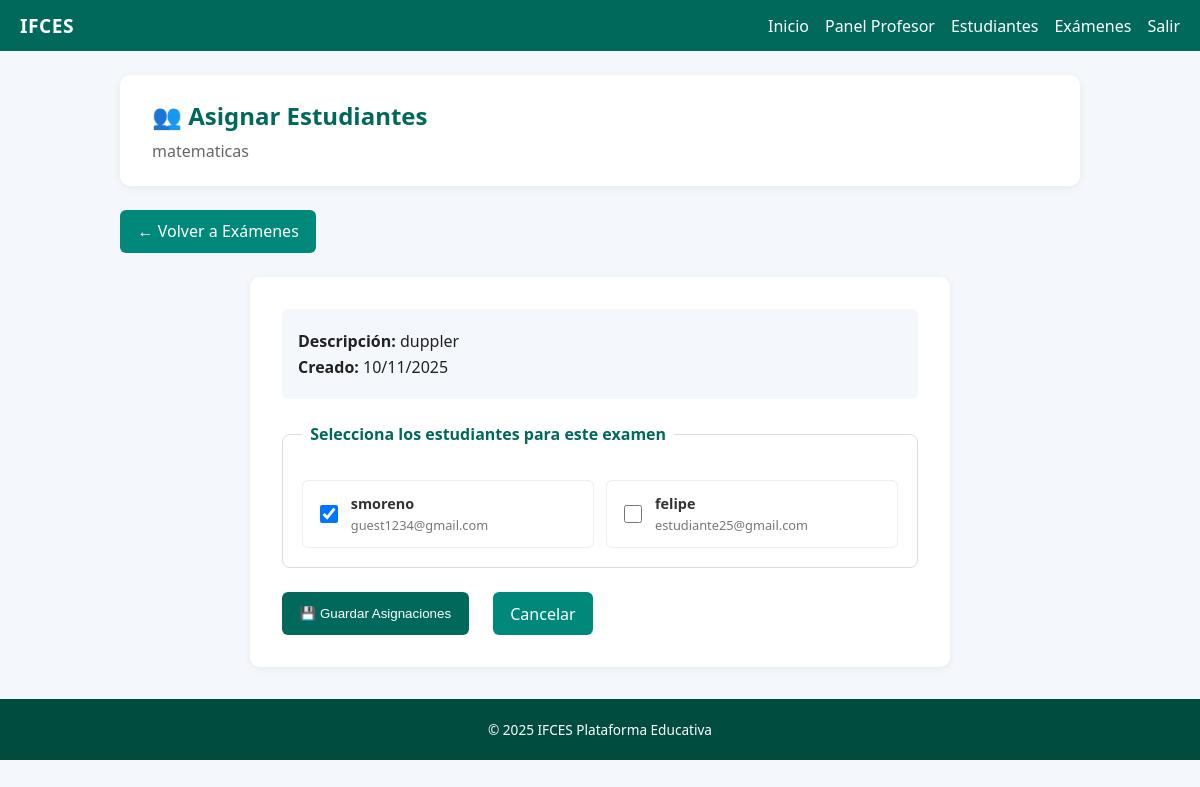
Page /profesor/examen/1/asignar (signed in) on the earlier database version.
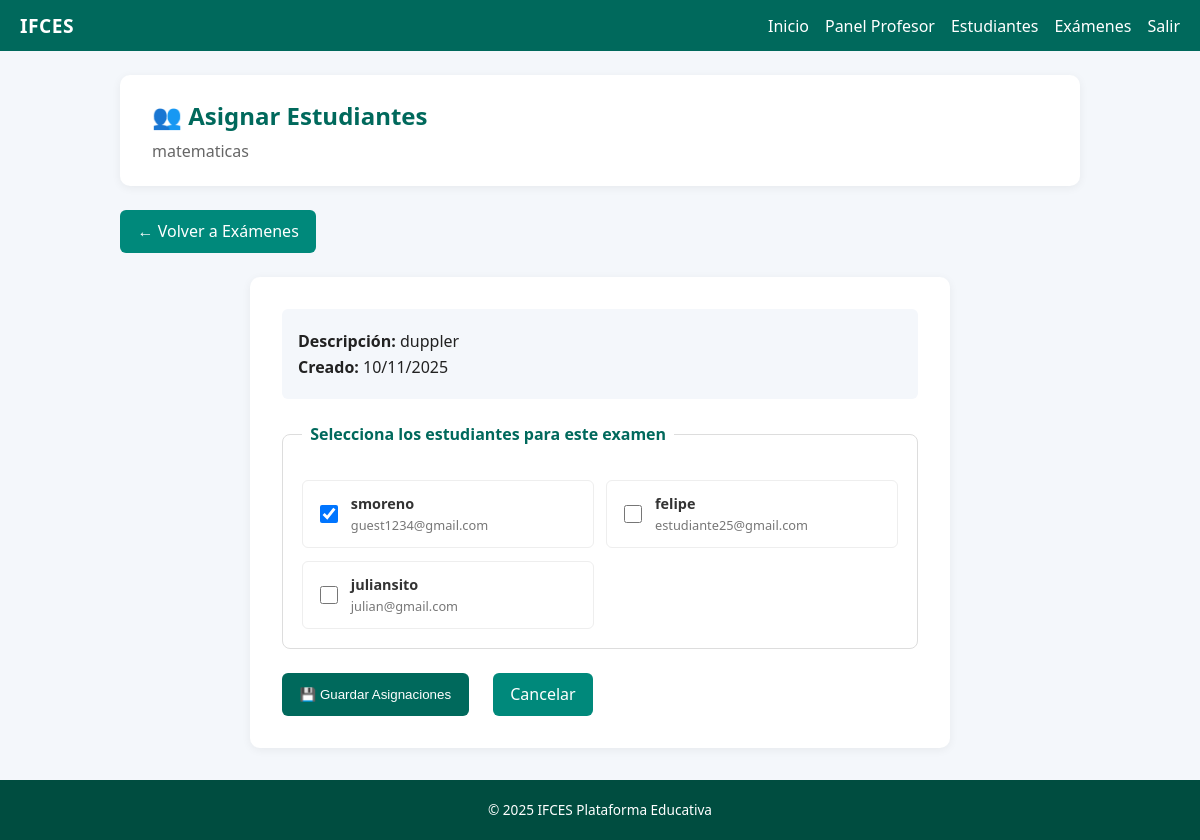
Same page on the later database version.
### app/models.py (models this page shows, shortened)
class User(UserMixin, db.Model):
    __tablename__ = "users"
    id = db.Column(db.Integer, primary_key=True)
    username = db.Column(db.String(50), unique=True, nullable=False)
    email = db.Column(db.String(120), unique=True, nullable=False, index=True)
    password_hash = db.Column(db.String(255), nullable=False)
    role = db.Column(db.String(20), nullable=False, default="estudiante")
    is_active = db.Column(db.Boolean, default=True, nullable=False)
    created_at = db.Column(db.DateTime, default=datetime.utcnow)
    examenes_creados = db.relationship('Examen', backref='profesor', lazy=True, foreign_keys='Examen.profesor_id')
    examenes_asignados = db.relationship('Examen', secondary=estudiante_examen, backref=db.backref('estudiantes', lazy='dynamic'))

### app/profesor/__init__.py (the view, shortened to what this page needs)
@profesor_bp.route("/examen/<int:id>/asignar", methods=["GET", "POST"])
@login_required
@role_required("profesor")
def asignar_examen(id):
    examen = Examen.query.get_or_404(id)
    if examen.profesor_id != current_user.id:
        flash("No tienes permiso para gestionar este examen", "danger")
        return redirect(url_for("profesor.lista_examenes"))
    estudiantes = User.query.filter_by(role="estudiante", is_active=True).all()
    asignados_ids = [e.id for e in examen.estudiantes.all()]
    return render_template("profesor/asignar_examen.html",
                         examen=examen,
                         estudiantes=estudiantes,
                         asignados_ids=asignados_ids)

### app/models.py (called while the page is built)
@login_manager.user_loader
def load_user(user_id):  # pragma: no cover
    return User.query.get(int(user_id))

### app/templates/profesor/asignar_examen.html (shortened to what this page needs)
{% extends 'layout.html' %}
{% block content %}
<div class="dashboard-header">
  <h2>👥 Asignar Estudiantes</h2>
  <p class="welcome">{{ examen.titulo }}</p>
</div>
<div class="action-bar">
  <a href="{{ url_for('profesor.lista_examenes') }}" class="btn btn-secondary">← Volver a Exámenes</a>
</div>
<div class="form-container">
  <form method="post" class="form-horizontal">
    <div class="examen-info">
      <p><strong>Descripción:</strong> {{ examen.descripcion or 'Sin descripción' }}</p>
      <p><strong>Creado:</strong> {{ examen.fecha_creacion.strftime('%d/%m/%Y') }}</p>
    </div>
    <fieldset class="estudiantes-selection">
      <legend>Selecciona los estudiantes para este examen</legend>
      {% if estudiantes %}
        <div class="checkbox-grid">
          {% for estudiante in estudiantes %}
            <label class="checkbox-label">
              <input type="checkbox" name="estudiantes" value="{{ estudiante.id }}"
                     {{ 'checked' if estudiante.id in asignados_ids }}>
              <span class="checkbox-text">
                <strong>{{ estudiante.username }}</strong>
                <small>{{ estudiante.email }}</small>
              </span>
            </label>
          {% endfor %}
        </div>
      {% else %}
        <p class="no-data">No hay estudiantes activos disponibles</p>
      {% endif %}
    </fieldset>
    <div class="form-actions">
      <button type="submit" class="btn btn-primary">💾 Guardar Asignaciones</button>
      <a href="{{ url_for('profesor.lista_examenes') }}" class="btn btn-secondary">Cancelar</a>
    </div>
  </form>
</div>
{% endblock %}

Differences in the rows shown:
added User: username "juliansito", email "julian@gmail.com"
